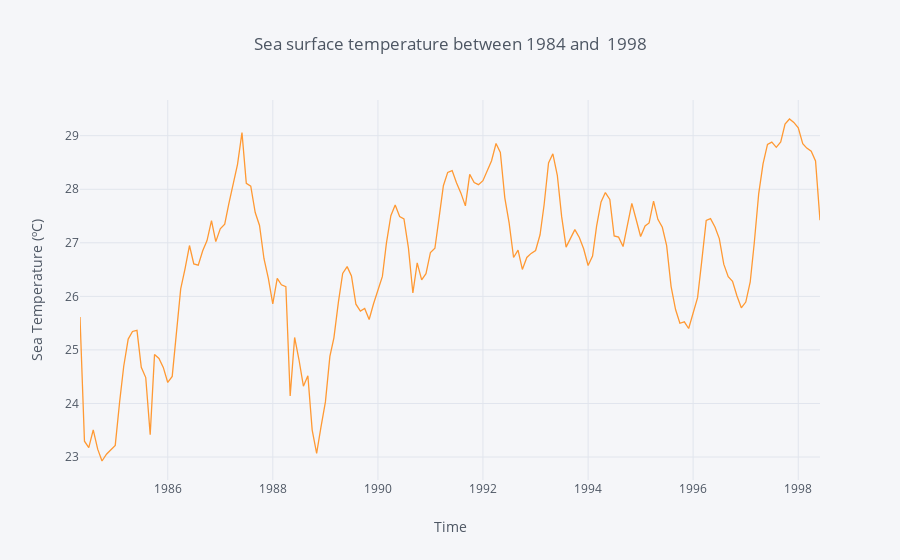

Notebook cell for this chart:
### Markdown cell above
#### Finally, we plot the cleaned and ready-to-analyze data

### Code cell
y_rev.iplot(kind='line', xTitle='Time',
           yTitle='Sea Temperature (ºC)', title='Sea surface temperature between 1984 and  1998')

### Figure 1 — Plotly figure (JSON) as saved in the notebook; plotly's stock layout.template omitted (floating-point values rounded to 4 significant figures; data arrays with more than 128 entries replaced by an {"elided": "..."} marker saying what was removed)
{"data": [{"line": {"color": "rgba(255, 153, 51, 1.0)", "dash": "solid", "shape": "linear", "width": 1.3}, "mode": "lines", "name": "s.s.temp.", "text": "", "type": "scatter", "uid": "e6caed42-cb5b-4004-9396-a9a70abaa1b5", "x": {"elided": "170 str values"}, "y": {"elided": "170 float values"}}], "layout": {"legend": {"bgcolor": "#F5F6F9", "font": {"color": "#4D5663"}}, "paper_bgcolor": "#F5F6F9", "plot_bgcolor": "#F5F6F9", "title": {"font": {"color": "#4D5663"}, "text": "Sea surface temperature between 1984 and  1998"}, "xaxis": {"gridcolor": "#E1E5ED", "showgrid": true, "tickfont": {"color": "#4D5663"}, "title": {"font": {"color": "#4D5663"}, "text": "Time"}, "zerolinecolor": "#E1E5ED"}, "yaxis": {"gridcolor": "#E1E5ED", "showgrid": true, "tickfont": {"color": "#4D5663"}, "title": {"font": {"color": "#4D5663"}, "text": "Sea Temperature (ºC)"}, "zerolinecolor": "#E1E5ED"}}}
